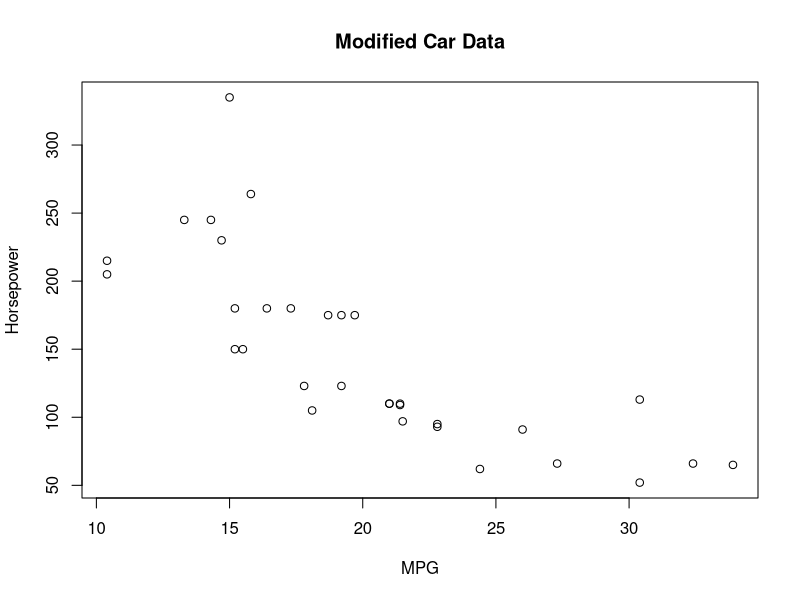

The R script that drew this image:
# week3_plot.R

data(mtcars)
# This is my addition to create a plot
plot(mtcars$mpg, mtcars$hp, main = "Modified Car Data", xlab = "MPG", ylab = "Horsepower")
